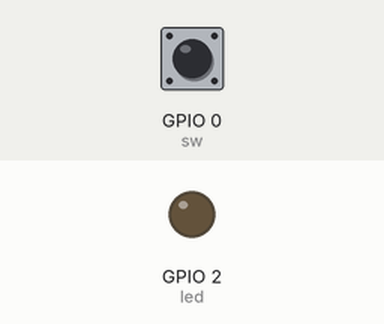
This program was run on a simulated ESP32 board running MicroPython. Shown: output pins drawn as LEDs (lit = HIGH). The inputs (shaded band) are chosen by the test bench; at power-on: GPIO 0 (sw) HIGH.

Above: at 1.2 s.
1.3 s: GPIO 0 (sw) pulled LOW for 0.15 s
At 1.6 s:
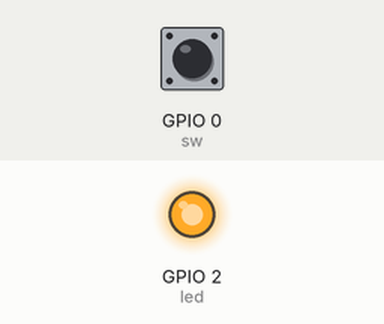
2.9 s: GPIO 0 (sw) pulled LOW for 1 s
At 4.0 s:
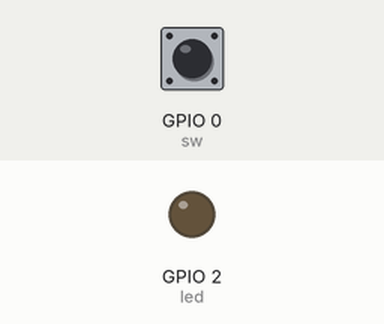
5.4 s: GPIO 0 (sw) pulled LOW for 3.2 s
At 5.9 s:
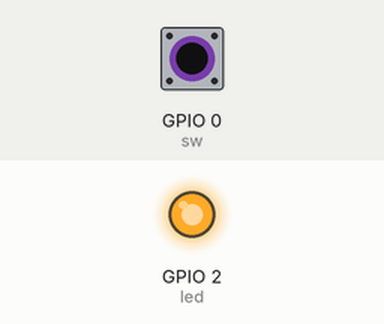
Timing chart, 0 to 8.4 s (numbered marks = the images above; inputs shaded):
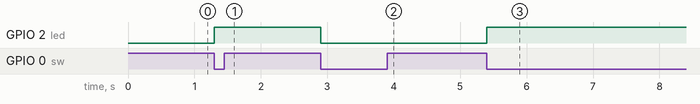

The program:

function_interrupt.py
```python
from machine import Pin
import time

led = Pin(2, Pin.OUT) # LED on bord
sw = Pin(0, Pin.IN) # pin sw onbord

def handle_interrupt(pin):
    led.value(not led.value())

sw.irq(trigger=Pin.IRQ_FALLING, handler=handle_interrupt)
```

Measured:
- after the input at 1.3 s, GPIO 2 (led): LOW → HIGH at once
- after the input at 2.9 s, GPIO 2 (led): HIGH → LOW at once
- after the input at 5.4 s, GPIO 2 (led): LOW → HIGH at once
